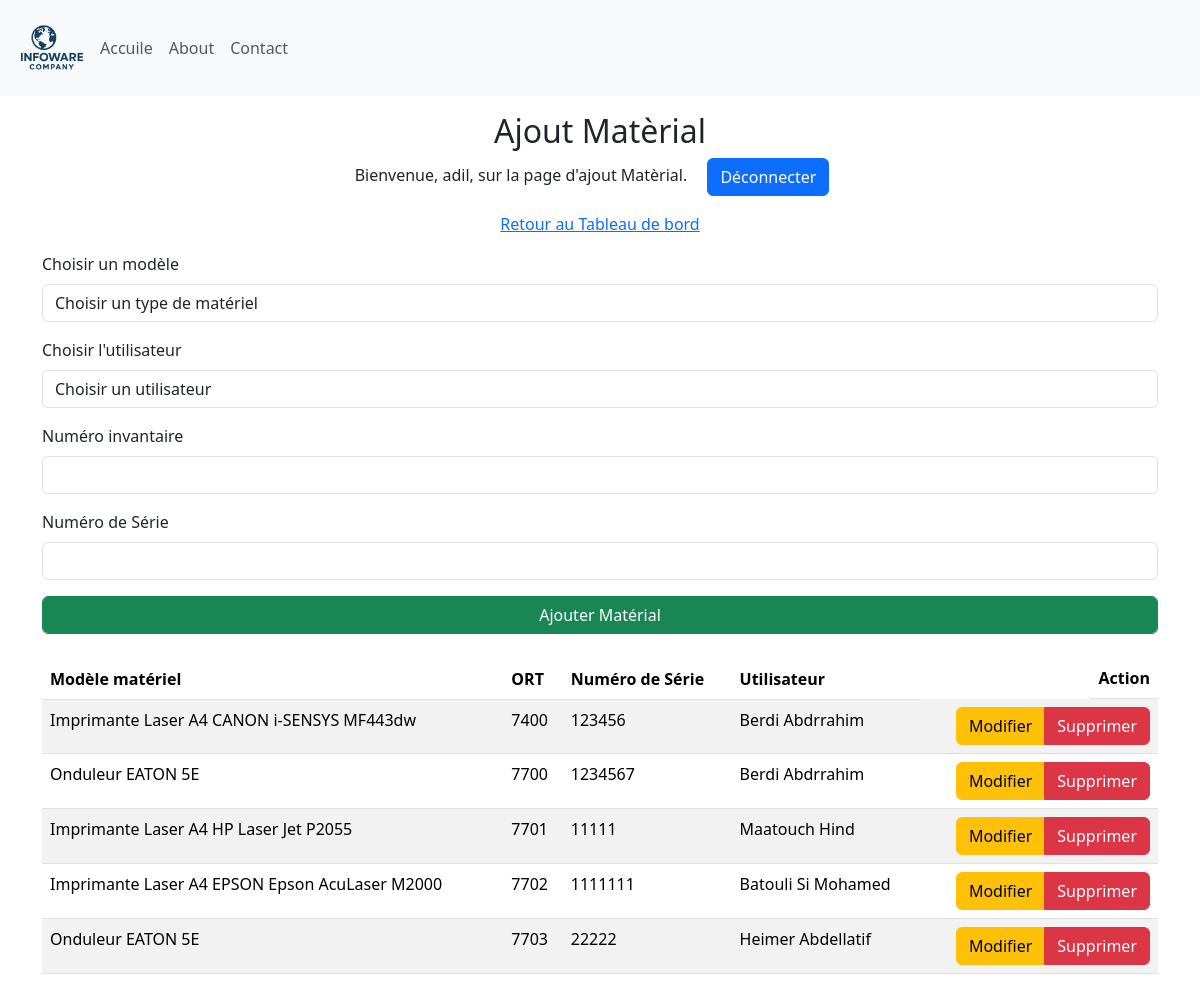
The page /manage_Materials (signed in) on the database as committed earlier.
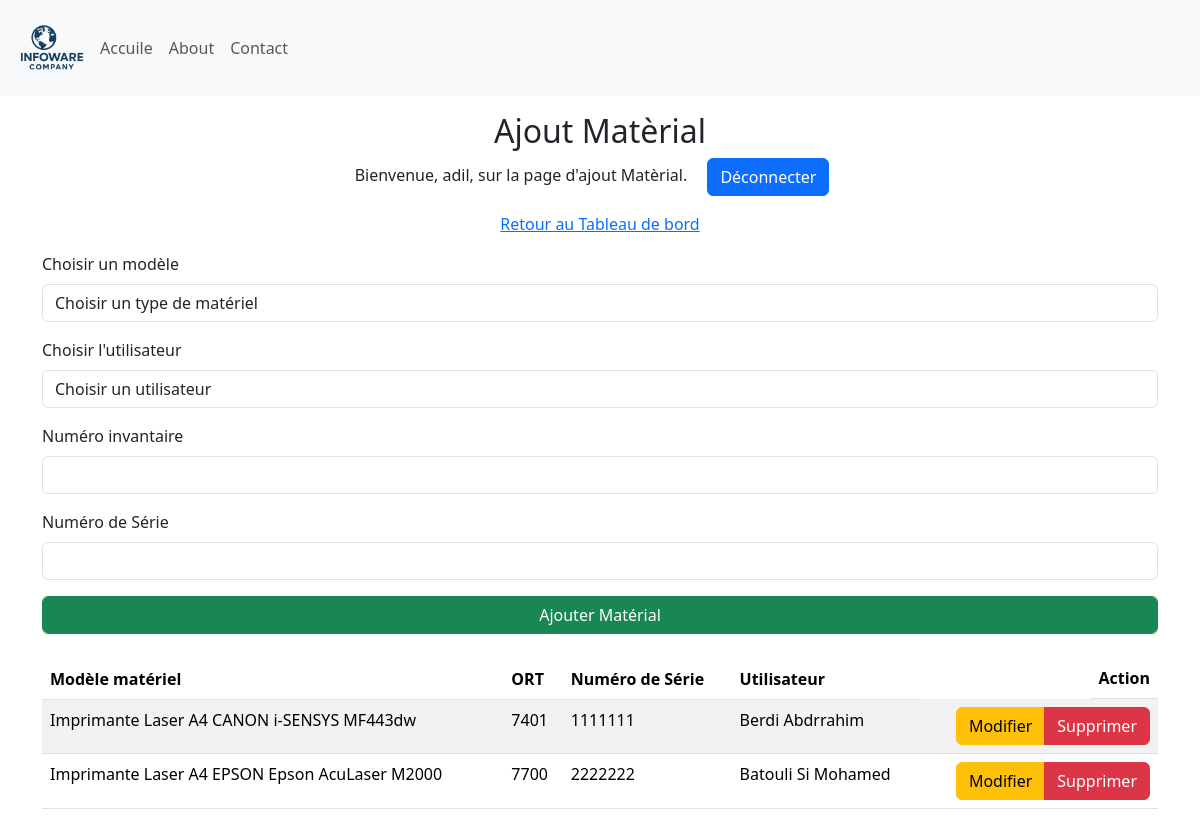
The same page on the database as committed later.
### Site/models.py (models this page shows, shortened)
class Material(db.Model):
    id = db.Column(db.Integer, primary_key=True)
    serial_number = db.Column(db.String(100), unique=True, nullable=False)
    inventaire_number = db.Column(db.String(10), unique=True, nullable=True)
    model_id = db.Column(db.Integer, db.ForeignKey('model.id'), nullable=False)
    utilisateur_id = db.Column(db.Integer, db.ForeignKey('utilisateur.id'), nullable=False)

class MaterialType(db.Model):
    id = db.Column(db.Integer, primary_key=True)
    typeMaterial = db.Column(db.String(50), unique=True, nullable=False)

class Marque(db.Model):
    id = db.Column(db.Integer, primary_key=True)
    MarqueName = db.Column(db.String(50), unique=True, nullable=False)

class Model(db.Model):
    id = db.Column(db.Integer, primary_key=True)
    modelname = db.Column(db.String(50), unique=True, nullable=False)
    type_material_id = db.Column(db.Integer, db.ForeignKey('material_type.id'), nullable=False)
    marque_id = db.Column(db.Integer, db.ForeignKey('marque.id'), nullable=False)
    support_uri = db.Column(db.String(200), unique=False, nullable=True)

class Utilisateur(db.Model):
    id = db.Column(db.Integer, primary_key=True)
    nomUtilisateur = db.Column(db.String(50), unique=True, nullable=False)
    departement = db.Column(db.Integer, db.ForeignKey('departement.id'), nullable=False)

### Site/dashbord/material.py (the view, shortened to what this page needs)
@material.route('/manage_Materials', methods=['GET', 'POST'])
def manage_Materials():
    if 'user' not in session:
        return redirect(url_for('adminstration.login'))
    materials = Material.query.all()
    models = Model.query.all()
    utilisateurs = Utilisateur.query.all()
    modelList=[]
    for material in materials:
        model = Model.query.get(material.model_id)
        MaterialTypeName = MaterialType.query.get(model.type_material_id)
        marqueName = Marque.query.get(model.marque_id)
        user_name = Utilisateur.query.get(material.utilisateur_id)
        modelList.append([material, model.modelname, MaterialTypeName.typeMaterial, marqueName.MarqueName, user_name.nomUtilisateur])
    return render_template('Manage_Material.html',  name=session['user'], materials=materials, models=models, utilisateurs=utilisateurs, submitted=False, list=modelList)

### Site/templates/Manage_Material.html (shortened to what this page needs)
{% extends 'base.html' %}
{% block body %}
<div class="container-fluid">
    <div class="row">
        <div class="col-12  my-3">
            <div class="text-center">
                <h2>Ajout Matèrial</h2>
                <p>Bienvenue, {{ name }}, sur la page d'ajout Matèrial. <a class="mx-3 btn btn-primary" href="{{ url_for('admin.logout') }}"">Déconnecter</a></p>
                <p><a href="{{ url_for('dashbord.dashbord_page') }}">Retour au Tableau de bord</a> </p>
            </div>
            <div class="container">
                <form method="POST" action="{{ url_for('material.manage_Materials') }}">
                    <div class="mb-3">
                        <label for="ModelId" class="form-label">Choisir un modèle</label>
                        <select class="form-control" id="ModelId" name="ModelId">
                        <option value="-1" disabled {% if not submitted %} selected {% endif %}>Choisir un type de matériel</option>
                        </select>
                    </div>
                    <div class="mb-3">
                        <label for="UserId" class="form-label">Choisir l'utilisateur</label>
                        <select class="form-control" id="UserId" name="UserId">
                        <option value="-1" disabled {% if not submitted %} selected {% endif %}>Choisir un utilisateur</option>
                        </select>
                    </div>
                    <div class="mb-3">
                        <label for="ort" class="form-label">Numéro invantaire</label>
                        <input type="text" class="form-control" id="ort" name="ort" required>
                    </div>
                    <div class="mb-3">
                        <label for="sn" class="form-label">Numéro de Série</label>
                        <input type="text" class="form-control" id="sn" name="sn" required>
                    </div>
                    <button type="submit" class="form-control btn btn-success">Ajouter Matérial</button>
                </form>
                {% if materials %}
                <table class="table table-striped  mt-4 ">
                    <thead>
                    <tr>
                      <th scope="col">Modèle matériel</th>
                      <th scope="col">ORT</th>
                      <th scope="col">Numéro de Série</th>
                      <th scope="col">Utilisateur</th>
                      <th class="float-end" scope="col">Action</th>
                    </tr>
                  </thead>
                  <tbody>
                    {% for item in list %}
                    <tr>
                      <td> {{ item[2] }} {{ item[3]}} {{ item[1] }} </td>
                      <td>{{ item[0].inventaire_number }}</td>
                      <td>{{ item[0].serial_number }}</td>
                      <td>{{ item[4] }}</td>
                      <td>
                        <div class="btn-group float-end" role="group" aria-label="Basic example">
                            <a href="{{ url_for('material.update_material', material_id=item[0].id) }}" class="btn btn-warning">Modifier</a>
                            <a href="{{ url_for('material.delete_material', material_id=item[0].id) }}" onclick="return confirm('Êtes-vous sûr de vouloir supprimer ce Matériel ?');"  class="btn btn-danger">Supprimer</a>
                        </div>
                      </td>
                    </tr>
                    {% endfor %}
                </tbody>
            </table>
            {% else %}
                <p class="h5 text-dark  mt-4">Aucun Matériel</p>
            {% endif %}
            </div>
        </div>
    </div>
</div>
{% endblock %}

### Site/templates/base.html (shortened to what this page needs)
<!DOCTYPE html>
<html lang="fr">
<head>
    <link href="https://cdn.jsdelivr.net/npm/bootstrap@5.3.8/dist/css/bootstrap.min.css" rel="stylesheet">
    <link rel="stylesheet" href={{url_for('static', filename='style.css')}}>
</head>
<body>
    <nav class="navbar navbar-expand-lg bg-light" >
        <div class="container-fluid" >
          <img width="80px" src="{{url_for('static', filename='logo.png')}}" alt="logo">
          <div class="collapse navbar-collapse" id="navbarNav">
            <ul class="navbar-nav">
              <li class="nav-item">
                <a class="nav-link"  href="{{ url_for('main.home') }}">Accuile</a>
              </li>
              <li class="nav-item">
                <a class="nav-link" href={{ url_for('about.about_page') }}>About</a>
              </li>
              <li class="nav-item">
                <a class="nav-link" href="#">Contact</a>
              </li>
            </ul>
          </div>
        </div>
      </nav>
      {% block body %}{% endblock %}
</body>
</html>

### Site/static/style.css (style rules this page uses)
* { margin: 0; padding: 0; box-sizing: border-box; }
:root { --primary-color: #0056b3; --secondary-color: #f8f9fa; --text-color: #333; --highlight-color: #007bff; }
body { font-family: 'Segoe UI', Tahoma, Geneva, Verdana, sans-serif; }

Rows that differ between the two databases and show on the page:
removed Material: typeMaterial "Imprimante Laser A4", MarqueName "HP", modelname "Laser Jet P2055", inventaire_number "7701", serial_number "11111", nomUtilisateur "Maatouch Hind"
removed Material: typeMaterial "Imprimante Laser A4", MarqueName "EPSON", modelname "Epson AcuLaser M2000", inventaire_number "7702", serial_number "1111111", nomUtilisateur "Batouli Si Mohamed"
removed Material: typeMaterial "Onduleur", MarqueName "EATON", modelname "5E", inventaire_number "7703", serial_number "22222", nomUtilisateur "Heimer Abdellatif"
changed Material "CANON": inventaire_number "7400" → "7401"; serial_number "123456" → "1111111"
changed Material: typeMaterial "Onduleur" → "Imprimante Laser A4"; MarqueName "EATON" → "EPSON"; modelname "5E" → "Epson AcuLaser M2000"; serial_number "1234567" → "2222222"; nomUtilisateur "Berdi Abdrrahim" → "Batouli Si Mohamed"
